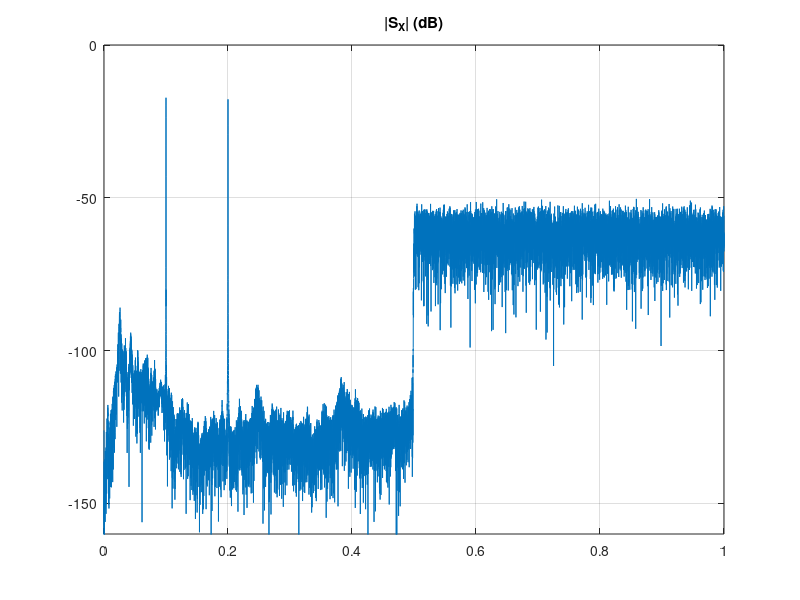
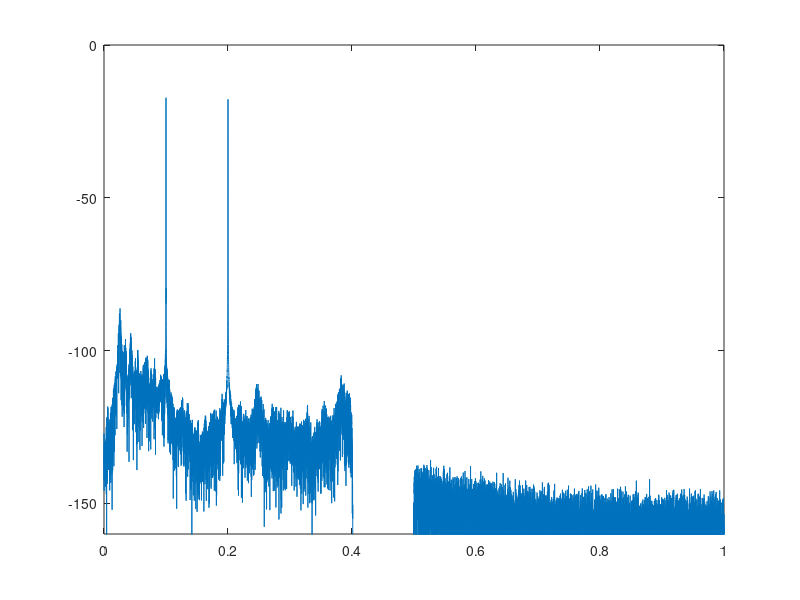
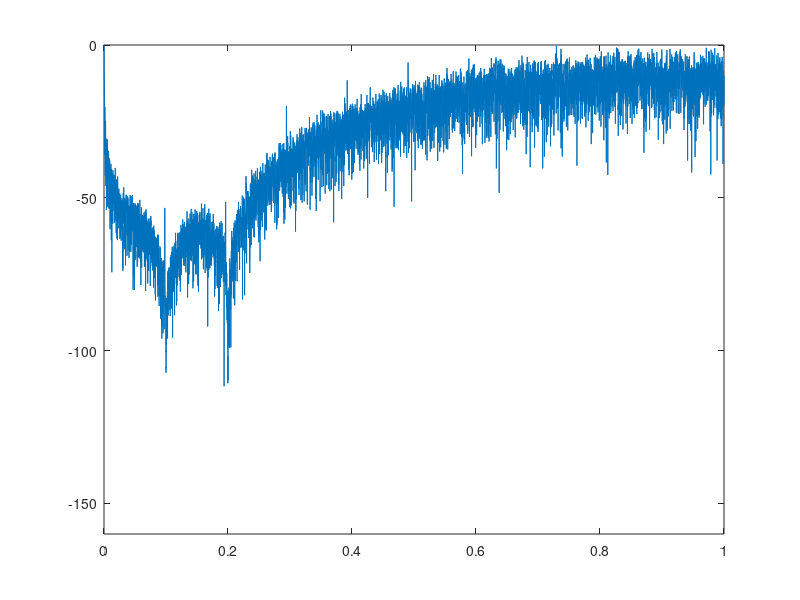

Recreate these plots in MATLAB, in order.
%%%%%%%%%%%%%%%%%%%%%%%%%%%%%%%%%%%%%%%%%%%%%%%%%%%%%%%%%%%%%%%%%%
% DSVB Part 1
% Exercise 8: Practical FIR and IIR Filter Design
% Waj, HSLU-T&A
%%%%%%%%%%%%%%%%%%%%%%%%%%%%%%%%%%%%%%%%%%%%%%%%%%%%%%%%%%%%%%%%%%

%%%%%% 8.2 Filtering Audio Signals
clear all; close all;

%% 
% 1. Analyze Given signal
load buried;
N=length(s);

S = 20*log10(2*abs(fft(blackman(N).*s)/N)); 
S = S(1:N/2+1);
set(figure,'Name','Exercise 8.3: Given Audio Signal');
title('|S| (dB)');grid on;
plot([0:N/2]/(N/2),S); axis([0,1,-160,0])
title('|S_X| (dB)');grid on;

soundsc(s,Fs)

%%
% 2. Apply appropriate filter                          ==> ToDo

% apply simple low pass filter
lp_1 = fir1(2048, 0.4,'low');   % create filter
y = filter(lp_1, 1, s);         % apply filter on data

S1 = 20*log10(2*abs(fft(blackman(N).*y)/N)); 
S1 = S1(1:N/2+1);
set(figure,'Name','Exercise 8.3/2: Given Audio Signal');
plot([0:N/2]/(N/2),S1); axis([0,1,-160,0]);

% add bandstop for 0.1 and 0.2
Z_n = [exp(1i*0.1*pi), exp(-1i*0.1*pi), exp(1i*0.2*pi), exp(-1i*0.2*pi)];
N_n = [0 0 0 0];
G_n = 1;
b = zp2tf(Z_n',N_n',G_n);
s2 = filter(b, 1, S1);

N = length(s2);

S2 = 20*log10(2*abs(fft(blackman(N).*s2)/N));
S2 = S2(1:N/2+1);
set(figure,'Name','Exercise 8.3/3: Given Audio Signal');
plot([0:N/2]/(N/2),S2); axis([0,1,-160,0]);

